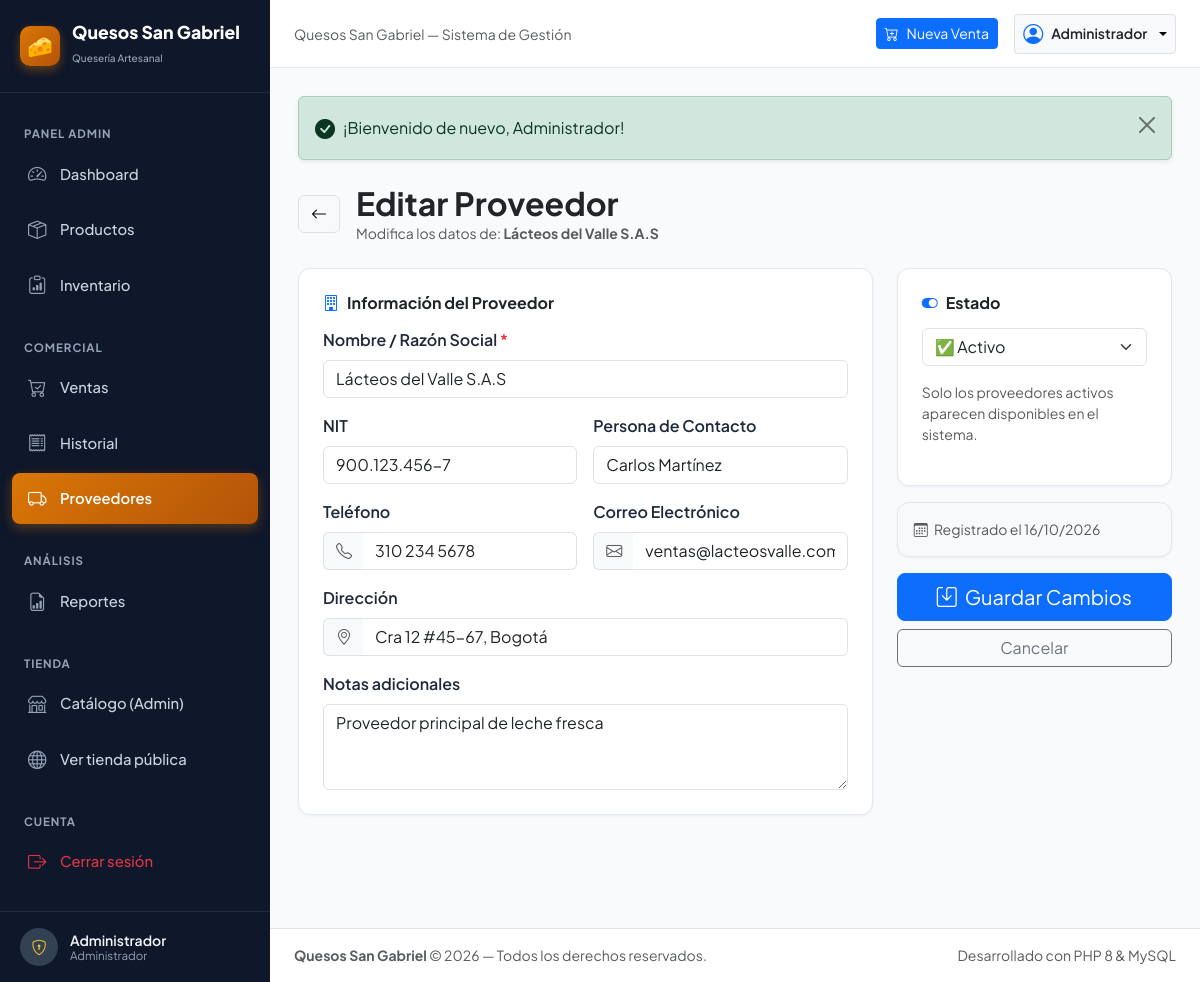
/index.php?c=proveedores&a=editar&id=1 (signed in), run on the app's committed database.
### tables this page shows
CREATE TABLE IF NOT EXISTS `proveedores` (
  `id` INT AUTO_INCREMENT PRIMARY KEY,
  `nombre`    VARCHAR(120) NOT NULL,
  `contacto`  VARCHAR(100) NULL,
  `telefono`  VARCHAR(30)  NULL,
  `email`     VARCHAR(100) NULL,
  `direccion` VARCHAR(200) NULL,
  `nit`       VARCHAR(30)  NULL,
  `notas`     TEXT         NULL,
  `estado`    ENUM('activo','inactivo') NOT NULL DEFAULT 'activo',
  `creado_en` TIMESTAMP DEFAULT CURRENT_TIMESTAMP,
  INDEX `idx_estado` (`estado`)
);

### controllers/ProveedorController.php (called while the page is built, shortened)
<?php
require_once __DIR__ . '/../config/helpers.php';
require_once __DIR__ . '/../models/Proveedor.php';
class ProveedorController {
    private Proveedor $modelo;
    public function __construct() {
        $this->modelo = new Proveedor();
    }
    public function editar(): void {
        $id = (int)($_GET['id'] ?? 0);
        $proveedor = $this->modelo->obtenerPorId($id);
        require_once __DIR__ . '/../views/proveedores/editar.php';
    }
}

### index.php (called while the page is built, shortened)
<?php
require_once __DIR__ . '/config/helpers.php';
$accion      = sanitize($_GET['a'] ?? 'index');
$instancia = new $nombreClase();
$instancia->$accion();

### config/database.php (called while the page is built)
<?php
class Database {
    private static string $host = '127.0.0.1';
    private static string $dbName = 'gabriel_lacteos';
    private static string $username = 'root';
    private static string $password = '';
    private static string $charset = 'utf8mb4';
    private static ?PDO $connection = null;
    public static function getConnection(): PDO {
        if (self::$connection === null) {
            $dsn = "mysql:host=" . self::$host . ";dbname=" . self::$dbName . ";charset=" . self::$charset;
            $options = [
                PDO::ATTR_ERRMODE            => PDO::ERRMODE_EXCEPTION,
                PDO::ATTR_DEFAULT_FETCH_MODE => PDO::FETCH_ASSOC,
                PDO::ATTR_EMULATE_PREPARES   => false,
                PDO::MYSQL_ATTR_INIT_COMMAND => "SET NAMES utf8mb4"
            ];
            try {
                self::$connection = new PDO($dsn, self::$username, self::$password, $options);
            } catch (PDOException $e) {
                die("<div style='font-family:sans-serif; padding:20px; background:#ffe4e6; color:#9f1239; border-radius:8px; margin:20px; border:1px solid #f43f5e;'>
                        <h3>❌ Error de Conexión a la Base de Datos</h3>
                        <p><strong>Detalle:</strong> " . htmlspecialchars($e->getMessage()) . "</p>
                        <p>Por favor, asegúrate de que:</p>
                        <ul>
                            <li>MySQL esté iniciado en Laragon / XAMPP.</li>
                            <li>Hayas ejecutado el archivo <code>database.sql</code> para crear la base de datos <strong>gabriel_lacteos</strong>.</li>
                            <li>El usuario y contraseña en <code>config/database.php</code> coincidan con tu configuración local.</li>
                        </ul>
                     </div>");
            }
        }
        return self::$connection;
    }
}

### models/Proveedor.php (called while the page is built, shortened)
<?php
require_once __DIR__ . '/../config/database.php';
class Proveedor {
    private PDO $db;
    public function __construct() {
        $this->db = Database::getConnection();
    }
    public function obtenerPorId(int $id): ?array {
        $sql = "SELECT * FROM proveedores WHERE id = :id LIMIT 1";
        $stmt = $this->db->prepare($sql);
        $stmt->execute([':id' => $id]);
        $res = $stmt->fetch();
        return $res ?: null;
    }
}

### config/helpers.php (called while the page is built, shortened)
<?php
function formatearFecha(string $fecha, bool $conHora = true): string {
    $timestamp = strtotime($fecha);
    $formato = $conHora ? 'd/m/Y h:i A' : 'd/m/Y';
    return date($formato, $timestamp);
}

### views/proveedores/editar.php (the view, shortened to what this page needs)
<?php
require_once __DIR__ . '/../layouts/header.php';
?>
<div class="d-flex align-items-center gap-3 mb-4">
    <a href="index.php?c=proveedores" class="btn btn-light border">
        <i class="bi bi-arrow-left"></i>
    </a>
    <div>
        <h2 class="fw-bold text-dark mb-0">Editar Proveedor</h2>
        <p class="text-muted mb-0 small">Modifica los datos de: <strong><?= htmlspecialchars($proveedor['nombre']) ?></strong></p>
    </div>
</div>
<form method="POST" action="index.php?c=proveedores&a=editar&id=<?= $proveedor['id'] ?>" autocomplete="off">
    <div class="row g-4">
        <div class="col-12 col-lg-8">
            <div class="card-lacteo p-4">
                <h6 class="fw-bold text-dark mb-3 d-flex align-items-center gap-2">
                    <i class="bi bi-building text-primary"></i> Información del Proveedor
                </h6>
                <div class="row g-3">
                    <div class="col-12">
                        <label for="nombre" class="form-label fw-semibold">
                            Nombre / Razón Social <span class="text-danger">*</span>
                        </label>
                        <input type="text"
                               class="form-control"
                               id="nombre" name="nombre"
                               placeholder="Ej: Lácteos del Valle S.A.S"
                               value="<?= htmlspecialchars($proveedor['nombre']) ?>"
                               required>
                    </div>
                    <div class="col-12 col-md-6">
                        <label for="nit" class="form-label fw-semibold">NIT</label>
                        <input type="text"
                               class="form-control"
                               id="nit" name="nit"
                               placeholder="Ej: 900.123.456-7"
                               value="<?= htmlspecialchars($proveedor['nit'] ?? '') ?>">
                    </div>
                    <div class="col-12 col-md-6">
                        <label for="contacto" class="form-label fw-semibold">Persona de Contacto</label>
                        <input type="text"
                               class="form-control"
                               id="contacto" name="contacto"
                               placeholder="Ej: Carlos Martínez"
                               value="<?= htmlspecialchars($proveedor['contacto'] ?? '') ?>">
                    </div>
                    <div class="col-12 col-md-6">
                        <label for="telefono" class="form-label fw-semibold">Teléfono</label>
                        <div class="input-group">
                            <span class="input-group-text bg-light text-muted border-end-0">
                                <i class="bi bi-telephone"></i>
                            </span>
                            <input type="text"
                                   class="form-control border-start-0"
                                   id="telefono" name="telefono"
                                   placeholder="Ej: 310 234 5678"
                                   value="<?= htmlspecialchars($proveedor['telefono'] ?? '') ?>">
                        </div>
                    </div>
                    <div class="col-12 col-md-6">
                        <label for="email" class="form-label fw-semibold">Correo Electrónico</label>
                        <div class="input-group">
                            <span class="input-group-text bg-light text-muted border-end-0">
                                <i class="bi bi-envelope"></i>
                            </span>
                            <input type="email"
                                   class="form-control border-start-0"
                                   id="email" name="email"
                                   placeholder="ventas@proveedor.com"
                                   value="<?= htmlspecialchars($proveedor['email'] ?? '') ?>">
                        </div>
                    </div>
                    <div class="col-12">
                        <label for="direccion" class="form-label fw-semibold">Dirección</label>
                        <div class="input-group">
                            <span class="input-group-text bg-light text-muted border-end-0">
                                <i class="bi bi-geo-alt"></i>
                            </span>
                            <input type="text"
                                   class="form-control border-start-0"
                                   id="direccion" name="direccion"
                                   placeholder="Ej: Cra 12 #45-67, Bogotá"
                                   value="<?= htmlspecialchars($proveedor['direccion'] ?? '') ?>">
                        </div>
                    </div>
                    <div class="col-12">
                        <label for="notas" class="form-label fw-semibold">Notas adicionales</label>
                        <textarea class="form-control"
                                  id="notas" name="notas"
                                  rows="3"
                                  placeholder="Condiciones de pago, productos que suministra, etc."><?= htmlspecialchars($proveedor['notas'] ?? '') ?></textarea>
                    </div>
                </div>
            </div>
        </div>
        <div class="col-12 col-lg-4">
            <div class="card-lacteo p-4">
                <h6 class="fw-bold text-dark mb-3 d-flex align-items-center gap-2">
                    <i class="bi bi-toggle-on text-primary"></i> Estado
                </h6>
                <select name="estado" class="form-select mb-3">
                    <option value="activo"   <?= $proveedor['estado'] === 'activo'   ? 'selected' : '' ?>>
                        ✅ Activo
                    </option>
                </select>
                <p class="text-muted small">Solo los proveedores activos aparecen disponibles en el sistema.</p>
            </div>
            <div class="card-lacteo p-3 mt-3 bg-light">
                <small class="text-muted d-block">
                    <i class="bi bi-calendar3 me-1"></i>
                    Registrado el <?= formatearFecha($proveedor['creado_en'], false) ?>
                </small>
            </div>
            <div class="d-grid gap-2 mt-3">
                <button type="submit" class="btn btn-primary btn-lg d-flex align-items-center justify-content-center gap-2">
                    <i class="bi bi-save"></i> Guardar Cambios
                </button>
                <a href="index.php?c=proveedores" class="btn btn-outline-secondary">
                    Cancelar
                </a>
            </div>
        </div>
    </div>
</form>
<?php require_once __DIR__ . '/../layouts/footer.php'; ?>

### public/css/style.css (style rules this page uses)
:root { --sg-primary: #1d4ed8; --sg-primary-dark: #1e3a8a; --sg-primary-light: #3b82f6; --sg-gold: #d97706; --sg-gold-light: #fef3c7; --sg-gold-border: #fde68a; --sg-bg: #f8fafc; --sg-card-bg: #ffffff; --sg-sidebar-bg: #0f172a; --sg-sidebar-hover: #1e293b; --sg-text: #1e293b; --sg-text-muted: #64748b; --sg-border: #e2e8f0; --sg-success: #10b981; --sg-warning: #f59e0b; --sg-danger: #ef4444; --lacteo-primary: var(--sg-primary); --lacteo-primary-dark: var(--sg-primary-dark); --lacteo-primary-light: var(--sg-primary-light); --lacteo-accent: #0284c7; --lacteo-cream: var(--sg-gold-light); --lacteo-cream-border: var(--sg-gold-border); --lacteo-bg: var(--sg-bg); --lacteo-card-bg: var(--sg-card-bg); --lacteo-sidebar-bg: var(--sg-sidebar-bg); --lacteo-sidebar-hover: var(--sg-sidebar-hover); --lacteo-text: var(--sg-text); --lacteo-text-muted: var(--sg-text-muted); --lacteo-border: var(--sg-border); --lacteo-success: var(--sg-success); --lacteo-warning: var(--sg-warning); --lacteo-danger: var(--sg-danger); }
body { font-family: 'Plus Jakarta Sans', -apple-system, BlinkMacSystemFont, "Segoe UI", Roboto, sans-serif; background-color: var(--sg-bg); color: var(--sg-text); min-height: 100vh; overflow-x: hidden; }
.card-lacteo { background: var(--sg-card-bg); border: 1px solid var(--sg-border); border-radius: 12px; box-shadow: 0 1px 3px rgba(0,0,0,0.05); transition: transform 0.2s, box-shadow 0.2s; }
.card-lacteo, .badge, .btn { transition: all 0.2s ease; }

### data on the page
proveedores: nombre "Lácteos del Valle S.A.S", nit "900.123.456-7", contacto "Carlos Martínez", telefono "310 234 5678", email "ventas@lacteosvalle.com", direccion "Cra 12 #45-67, Bogotá", notas "Proveedor principal de leche fresca", estado "✅ Activo", creado_en "16/10/2026"

### other printed values
$_SESSION['usuario_nombre'] "Administrador"
$usuarioActual "Administrador"
$flash['mensaje'] "¡Bienvenido de nuevo, Administrador!"
